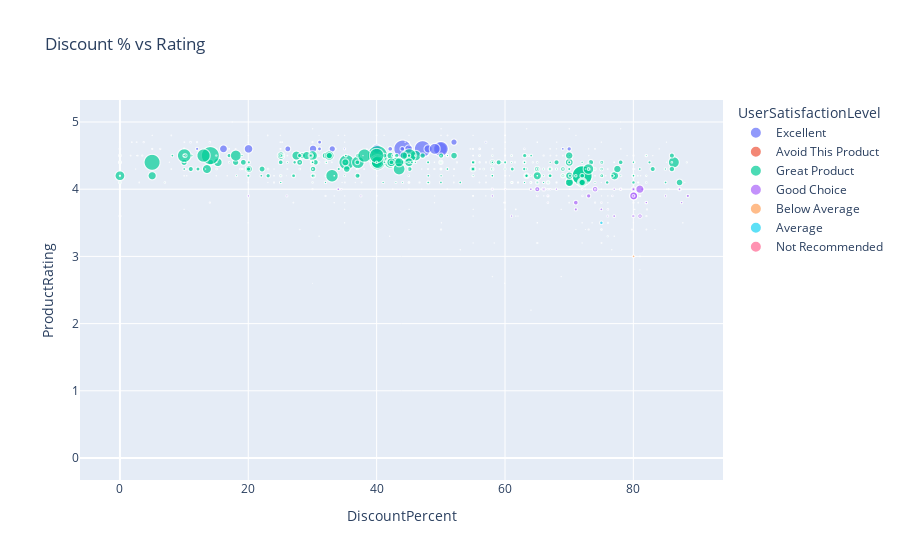

Here is the notebook cell this chart was saved with:
### Code cell
#Q4: Discount % vs Rating

fig = px.scatter(df, x='DiscountPercent', y='ProductRating',
                 size='ProductRatingCount', color='UserSatisfactionLevel',
                 title='Discount % vs Rating')
fig.show()

### Figure 1 — Plotly figure (JSON) as saved in the notebook; plotly's stock layout.template omitted (floating-point values rounded to 4 significant figures; data arrays with more than 128 entries replaced by an {"elided": "..."} marker saying what was removed)
{"data": [{"hovertemplate": "UserSatisfactionLevel=Excellent<br>DiscountPercent=%{x}<br>ProductRating=%{y}<br>ProductRatingCount=%{marker.size}<extra></extra>", "legendgroup": "Excellent", "marker": {"color": "#636efa", "size": {"elided": "166 int values"}, "sizemode": "area", "sizeref": 153, "symbol": "circle"}, "mode": "markers", "name": "Excellent", "showlegend": true, "type": "scattergl", "x": {"elided": "166 float values"}, "xaxis": "x", "y": {"elided": "166 float values"}, "yaxis": "y"}, {"hovertemplate": "UserSatisfactionLevel=Avoid This Product<br>DiscountPercent=%{x}<br>ProductRating=%{y}<br>ProductRatingCount=%{marker.size}<extra></extra>", "legendgroup": "Avoid This Product", "marker": {"color": "#EF553B", "size": {"elided": "161 int values"}, "sizemode": "area", "sizeref": 153, "symbol": "circle"}, "mode": "markers", "name": "Avoid This Product", "showlegend": true, "type": "scattergl", "x": {"elided": "161 float values"}, "xaxis": "x", "y": {"elided": "161 float values"}, "yaxis": "y"}, {"hovertemplate": "UserSatisfactionLevel=Great Product<br>DiscountPercent=%{x}<br>ProductRating=%{y}<br>ProductRatingCount=%{marker.size}<extra></extra>", "legendgroup": "Great Product", "marker": {"color": "#00cc96", "size": {"elided": "568 int values"}, "sizemode": "area", "sizeref": 153, "symbol": "circle"}, "mode": "markers", "name": "Great Product", "showlegend": true, "type": "scattergl", "x": {"elided": "568 float values"}, "xaxis": "x", "y": {"elided": "568 float values"}, "yaxis": "y"}, {"hovertemplate": "UserSatisfactionLevel=Good Choice<br>DiscountPercent=%{x}<br>ProductRating=%{y}<br>ProductRatingCount=%{marker.size}<extra></extra>", "legendgroup": "Good Choice", "marker": {"color": "#ab63fa", "size": {"elided": "137 int values"}, "sizemode": "area", "sizeref": 153, "symbol": "circle"}, "mode": "markers", "name": "Good Choice", "showlegend": true, "type": "scattergl", "x": {"elided": "137 float values"}, "xaxis": "x", "y": {"elided": "137 float values"}, "yaxis": "y"}, {"hovertemplate": "UserSatisfactionLevel=Below Average<br>DiscountPercent=%{x}<br>ProductRating=%{y}<br>ProductRatingCount=%{marker.size}<extra></extra>", "legendgroup": "Below Average", "marker": {"color": "#FFA15A", "size": [1200, 131, 28, 5, 23, 13, 5, 29, 7], "sizemode": "area", "sizeref": 153, "symbol": "circle"}, "mode": "markers", "name": "Below Average", "showlegend": true, "type": "scattergl", "x": [80.03, 81.03, 58.04, 0.0, 81.02, 64.05, 30.02, 68.76, 59.94], "xaxis": "x", "y": [3.0, 3.0, 2.7, 2.2, 2.8, 2.2, 2.6, 2.7, 2.6], "yaxis": "y"}, {"hovertemplate": "UserSatisfactionLevel=Average<br>DiscountPercent=%{x}<br>ProductRating=%{y}<br>ProductRatingCount=%{marker.size}<extra></extra>", "legendgroup": "Average", "marker": {"color": "#19d3f3", "size": [95, 183, 105, 253, 155, 141, 12, 5, 18, 6, 322, 7, 5, 28, 15, 213, 6, 125, 9, 5, 17, 6, 8, 33, 31, 7, 38, 15, 5, 18, 1900, 37, 170, 6, 6, 20, 34], "sizemode": "area", "sizeref": 153, "symbol": "circle"}, "mode": "markers", "name": "Average", "showlegend": true, "type": "scattergl", "x": [75.04, 76.04, 75.04, 50.04, 73.04, 82.04, 77.03, 0.0, 72.02, 55.04, 75.03, 71.04, 0.0, 80.02, 87.71, 76.01, 72.02, 79.79, 45.04, 83.36, 65.07, 42.03, 53.04, 20.0, 50.1, 0.0, 31.03, 73.57, 72.54, 76.62, 75.02, 28.02, 65.03, 58.34, 40.01, 65.02, 35.01], "xaxis": "x", "y": [3.2, 3.5, 3.4, 3.4, 3.4, 3.4, 3.3, 3.4, 3.5, 3.2, 3.4, 3.4, 3.2, 3.5, 3.5, 3.3, 3.2, 3.4, 3.4, 3.4, 3.5, 3.3, 3.1, 3.5, 3.5, 3.3, 3.3, 3.5, 3.4, 3.1, 3.5, 3.4, 3.2, 3.2, 3.5, 3.5, 3.5], "yaxis": "y"}, {"hovertemplate": "UserSatisfactionLevel=Not Recommended<br>DiscountPercent=%{x}<br>ProductRating=%{y}<br>ProductRatingCount=%{marker.size}<extra></extra>", "legendgroup": "Not Recommended", "marker": {"color": "#FF6692", "size": [22], "sizemode": "area", "sizeref": 153, "symbol": "circle"}, "mode": "markers", "name": "Not Recommended", "showlegend": true, "type": "scattergl", "x": [0.0], "xaxis": "x", "y": [1.9], "yaxis": "y"}], "layout": {"legend": {"itemsizing": "constant", "title": {"text": "UserSatisfactionLevel"}, "tracegroupgap": 0}, "title": {"text": "Discount % vs Rating"}, "xaxis": {"anchor": "y", "domain": [0, 1], "title": {"text": "DiscountPercent"}}, "yaxis": {"anchor": "x", "domain": [0, 1], "title": {"text": "ProductRating"}}}}
